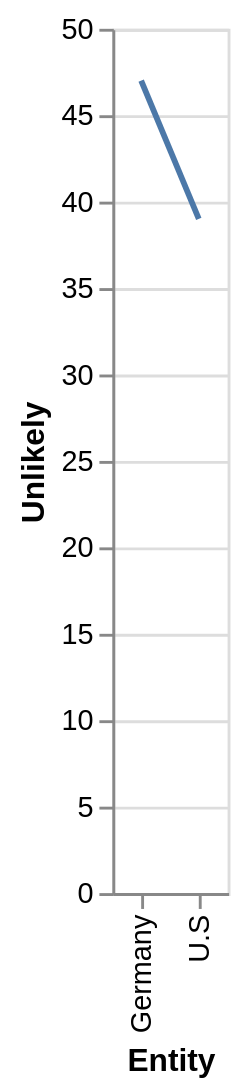

Express this chart as Vega-Lite.
### Vega-Lite specification from a JSON file in a GitHub repository (floating-point values rounded to 4 significant figures)
{"$schema": "https://vega.github.io/schema/vega-lite/v5.json", "description": "Line chart auto-generated from CSV", "data": {"values": [{"Entity": "Germany", "Unlikely": "47", "Likely": "49"}, {"Entity": "U.S", "Unlikely": "39", "Likely": "59"}]}, "mark": "line", "encoding": {"x": {"field": "Entity", "type": "ordinal"}, "y": {"field": "Unlikely", "type": "quantitative"}}}
